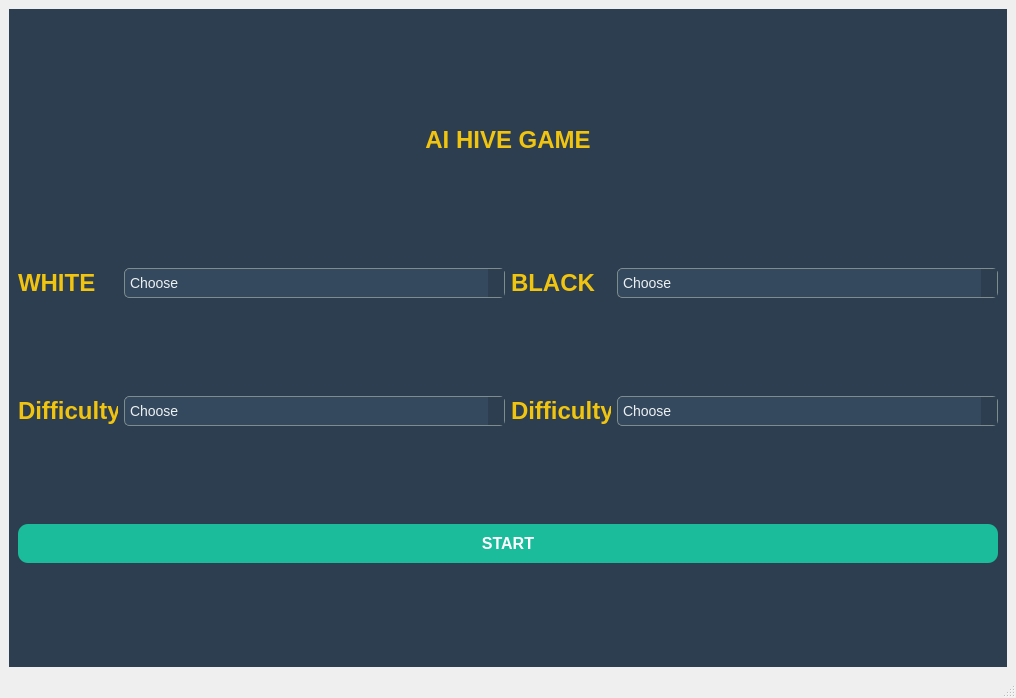
<?xml version="1.0" encoding="UTF-8"?>
<ui version="4.0">
 <class>MainWindow</class>
 <widget class="QMainWindow" name="MainWindow">
  <property name="geometry">
   <rect>
    <x>0</x>
    <y>0</y>
    <width>1016</width>
    <height>698</height>
   </rect>
  </property>
  <property name="minimumSize">
   <size>
    <width>0</width>
    <height>0</height>
   </size>
  </property>
  <property name="windowTitle">
   <string>AI Hive Game</string>
  </property>
  <property name="autoFillBackground">
   <bool>false</bool>
  </property>
  <property name="styleSheet">
   <string notr="true"/>
  </property>
  <widget class="QWidget" name="centralwidget">
   <layout class="QGridLayout" name="gridLayout">
    <item row="0" column="0">
     <widget class="QStackedWidget" name="stackedWidget">
      <property name="styleSheet">
       <string notr="true"/>
      </property>
      <property name="currentIndex">
       <number>0</number>
      </property>
      <widget class="QWidget" name="page">
       <property name="styleSheet">
        <string notr="true">/* General Background */
QWidget {
    background-color: #2c3e50; /* Dark slate blue background */
    font-family: Arial, sans-serif;
    font-size: 14px;
    color: #ecf0f1; /* Light text color */
}

/* Title Label */
QLabel {
    font-size: 24px;
    font-weight: bold;
    color: #f1c40f; /* Golden yellow for the title */
    text-align: center;
}

/* Drop-down Menus */
QComboBox {
    background-color: #34495e; /* Dark grayish blue background */
    border: 1px solid #7f8c8d; /* Soft gray border */
    border-radius: 5px;
    padding: 5px;
    font-size: 14px;
    color: #ecf0f1; /* Light text color */
}

QComboBox:hover {
    border: 1px solid #f1c40f; /* Golden yellow border on hover */
}

QComboBox::drop-down {
    background-color: #2c3e50; /* Same dark background */
    border: none;
}

/* Text Fields */
QLineEdit {
    background-color: #34495e; /* Dark grayish blue background */
    border: 1px solid #7f8c8d; /* Soft gray border */
    border-radius: 5px;
    padding: 5px;
    font-size: 14px;
    color: #ecf0f1; /* Light text color */
}

QLineEdit:focus {
    border: 1px solid #f1c40f; /* Golden yellow border on focus */
    outline: none;
}

/* Buttons */
QPushButton {
    background-color: #1abc9c; /* Teal button */
    border: none;
    border-radius: 10px;
    padding: 10px 20px;
    font-size: 16px;
    font-weight: bold;
    color: white;
    text-transform: uppercase;
}

QPushButton:hover {
    background-color: #16a085; /* Darker teal on hover */
}

QPushButton:pressed {
    background-color: #0e6655; /* Even darker teal on press */
}

/* Optional: Tooltips */
QToolTip {
    background-color: #34495e; /* Dark grayish blue background */
    color: #ecf0f1; /* Light text */
    border: 1px solid #7f8c8d; /* Soft gray border */
    border-radius: 5px;
    padding: 5px;
}
</string>
       </property>
       <layout class="QGridLayout" name="gridLayout_2">
        <item row="1" column="0">
         <widget class="QLabel" name="label_18">
          <property name="minimumSize">
           <size>
            <width>0</width>
            <height>0</height>
           </size>
          </property>
          <property name="maximumSize">
           <size>
            <width>100</width>
            <height>16777215</height>
           </size>
          </property>
          <property name="text">
           <string>WHITE</string>
          </property>
         </widget>
        </item>
        <item row="3" column="3">
         <widget class="QComboBox" name="d2">
          <item>
           <property name="text">
            <string>Choose</string>
           </property>
          </item>
          <item>
           <property name="text">
            <string>Easy</string>
           </property>
          </item>
          <item>
           <property name="text">
            <string>Hard</string>
           </property>
          </item>
         </widget>
        </item>
        <item row="0" column="0" colspan="4">
         <widget class="QLabel" name="label">
          <property name="maximumSize">
           <size>
            <width>16777215</width>
            <height>60</height>
           </size>
          </property>
          <property name="font">
           <font>
            <family>Arial</family>
            <pointsize>-1</pointsize>
            <bold>true</bold>
           </font>
          </property>
          <property name="text">
           <string>AI HIVE GAME</string>
          </property>
          <property name="alignment">
           <set>Qt::AlignCenter</set>
          </property>
         </widget>
        </item>
        <item row="3" column="0">
         <widget class="QLabel" name="label_21">
          <property name="minimumSize">
           <size>
            <width>0</width>
            <height>0</height>
           </size>
          </property>
          <property name="maximumSize">
           <size>
            <width>100</width>
            <height>16777215</height>
           </size>
          </property>
          <property name="text">
           <string>Difficulty</string>
          </property>
         </widget>
        </item>
        <item row="4" column="0" colspan="4">
         <widget class="QPushButton" name="start">
          <property name="text">
           <string>START</string>
          </property>
         </widget>
        </item>
        <item row="1" column="3">
         <widget class="QComboBox" name="p2">
          <item>
           <property name="text">
            <string>Choose</string>
           </property>
          </item>
          <item>
           <property name="text">
            <string>Human</string>
           </property>
          </item>
          <item>
           <property name="text">
            <string>Computer</string>
           </property>
          </item>
         </widget>
        </item>
        <item row="3" column="2">
         <widget class="QLabel" name="label_20">
          <property name="minimumSize">
           <size>
            <width>0</width>
            <height>0</height>
           </size>
          </property>
          <property name="maximumSize">
           <size>
            <width>100</width>
            <height>16777215</height>
           </size>
          </property>
          <property name="text">
           <string>Difficulty</string>
          </property>
         </widget>
        </item>
        <item row="1" column="2">
         <widget class="QLabel" name="label_19">
          <property name="minimumSize">
           <size>
            <width>0</width>
            <height>0</height>
           </size>
          </property>
          <property name="maximumSize">
           <size>
            <width>100</width>
            <height>16777215</height>
           </size>
          </property>
          <property name="text">
           <string>BLACK</string>
          </property>
         </widget>
        </item>
        <item row="3" column="1">
         <widget class="QComboBox" name="d1">
          <item>
           <property name="text">
            <string>Choose</string>
           </property>
          </item>
          <item>
           <property name="text">
            <string>Easy</string>
           </property>
          </item>
          <item>
           <property name="text">
            <string>Hard</string>
           </property>
          </item>
         </widget>
        </item>
        <item row="1" column="1">
         <widget class="QComboBox" name="p1">
          <item>
           <property name="text">
            <string>Choose</string>
           </property>
          </item>
          <item>
           <property name="text">
            <string>Human</string>
           </property>
          </item>
          <item>
           <property name="text">
            <string>Computer</string>
           </property>
          </item>
         </widget>
        </item>
       </layout>
      </widget>
      <widget class="QWidget" name="page_2">
       <property name="styleSheet">
        <string notr="true">/* General Background */
QWidget {
    background-color: #2c3e50; /* Dark slate blue background */
    font-family: Arial, sans-serif;
    font-size: 14px;
    color: #ecf0f1; /* Light text color */
}

/* Title Label */
QLabel {
    font-size: 24px;
    font-weight: bold;
    color: #f1c40f; /* Golden yellow for the title */
    text-align: center;
}
#turn{
    font-size: 24px;
    font-weight: bold;
    color: #000000; /* Golden yellow for the title */
    text-align: center;
}

/* Drop-down Menus */
QComboBox {
    background-color: #34495e; /* Dark grayish blue background */
    border: 1px solid #7f8c8d; /* Soft gray border */
    border-radius: 5px;
    padding: 5px;
    font-size: 14px;
    color: #ecf0f1; /* Light text color */
}

QComboBox:hover {
    border: 1px solid #f1c40f; /* Golden yellow border on hover */
}

QComboBox::drop-down {
    background-color: #2c3e50; /* Same dark background */
    border: none;
}

/* Text Fields */
QLineEdit {
    background-color: #34495e; /* Dark grayish blue background */
    border: 1px solid #7f8c8d; /* Soft gray border */
    border-radius: 5px;
    padding: 5px;
    font-size: 14px;
    color: #ecf0f1; /* Light text color */
}

QLineEdit:focus {
    border: 1px solid #f1c40f; /* Golden yellow border on focus */
    outline: none;
}

/* Buttons */
QPushButton {
    background-color: #1abc9c; /* Teal button */
    border: none;
    border-radius: 10px;
    padding: 10px 20px;
    font-size: 16px;
    font-weight: bold;
    color: white;
    text-transform: uppercase;
}

QPushButton:hover {
    background-color: #16a085; /* Darker teal on hover */
}

QPushButton:pressed {
    background-color: #0e6655; /* Even darker teal on press */
}

/* Optional: Tooltips */
QToolTip {
    background-color: #34495e; /* Dark grayish blue background */
    color: #ecf0f1; /* Light text */
    border: 1px solid #7f8c8d; /* Soft gray border */
    border-radius: 5px;
    padding: 5px;
}
</string>
       </property>
       <layout class="QGridLayout" name="gridLayout_3">
        <item row="0" column="0" colspan="7">
         <widget class="pygame_widget" name="widget" native="true">
          <property name="styleSheet">
           <string notr="true">/* General Background */
QWidget {
    background-color: #2c3e50; /* Dark slate blue background */
    font-family: Arial, sans-serif;
    font-size: 14px;
    color: #ecf0f1; /* Light text color */
}</string>
          </property>
         </widget>
        </item>
        <item row="1" column="0">
         <widget class="QLabel" name="whitescore_2">
          <property name="text">
           <string>Turn:</string>
          </property>
         </widget>
        </item>
        <item row="1" column="1">
         <widget class="QLabel" name="turn">
          <property name="text">
           <string>White</string>
          </property>
          <property name="alignment">
           <set>Qt::AlignCenter</set>
          </property>
         </widget>
        </item>
        <item row="1" column="2">
         <widget class="QLabel" name="whitescore">
          <property name="text">
           <string>White:</string>
          </property>
         </widget>
        </item>
        <item row="1" column="3">
         <widget class="QLabel" name="w2">
          <property name="text">
           <string>0</string>
          </property>
          <property name="alignment">
           <set>Qt::AlignCenter</set>
          </property>
         </widget>
        </item>
        <item row="1" column="4">
         <widget class="QLabel" name="Blackscore">
          <property name="text">
           <string>Black:</string>
          </property>
         </widget>
        </item>
        <item row="1" column="5">
         <widget class="QLabel" name="b2">
          <property name="text">
           <string>0</string>
          </property>
          <property name="alignment">
           <set>Qt::AlignCenter</set>
          </property>
         </widget>
        </item>
        <item row="1" column="6">
         <widget class="QPushButton" name="endbutton">
          <property name="text">
           <string>END</string>
          </property>
         </widget>
        </item>
       </layout>
      </widget>
      <widget class="QWidget" name="page_3">
       <property name="styleSheet">
        <string notr="true">/* General Background */
#page_3 {
    background-color: #2c3e50; /* Dark slate blue background */
    font-family: Arial, sans-serif;
    font-size: 14px;
    color: #ecf0f1; /* Light text color */
}

/* Title Label: &quot;THE END&quot; */
#end {
    font-size: 36px;
    font-weight: bold;
    color: #e74c3c; /* Bright red for emphasis */
    text-align: center;
}

/* Labels for Score and Winner */
#score {
    font-size: 28px; /* Larger text size */
    font-weight: bold; /* Bolder appearance */
    color: #ecf0f1; /* Light text color */
    text-align: center;
}
#score_2 {
    font-size: 28px; /* Larger text size */
    font-weight: bold; /* Bolder appearance */
    color: #ecf0f1; /* Light text color */
    text-align: center;
}
#winner {
    font-size: 32px; /* Larger text size */
    font-weight: bold; /* Bolder appearance */
    color: #2ecc71; /* Greenish color */
    text-align: center;
}

/* Score Numbers */
#w1 {
    font-size: 50px;
    font-weight: bold;
    color:#2ecc71; /* green for the score */
    text-align: center;
}
#b1 {
    font-size: 50px;
    font-weight: bold;
    color: #e74c3c; /* red for the score */
    text-align: center;
}
/* Buttons */
#restart, #startagain {
    background-color: #1abc9c; /* Teal button background */
    border: none;
    border-radius: 10px;
    padding: 10px 20px;
    font-size: 16px;
    font-weight: bold;
    color: white;
    text-transform: uppercase;
}

#restart:hover, #startagain:hover {
    background-color: #16a085; /* Darker teal on hover */
}

#restart:pressed, #startagain:pressed {
    background-color: #0e6655; /* Even darker teal on press */
}

/* Status Bar */
QStatusBar {
    background-color: #34495e; /* Slightly darker than main background */
    color: #ecf0f1; /* Light text */
    border: 1px solid #7f8c8d; /* Soft gray border */
    padding: 2px;
}
</string>
       </property>
       <layout class="QGridLayout" name="gridLayout_4">
        <item row="0" column="0" colspan="2">
         <widget class="QLabel" name="end">
          <property name="text">
           <string>THE END</string>
          </property>
          <property name="alignment">
           <set>Qt::AlignCenter</set>
          </property>
         </widget>
        </item>
        <item row="5" column="0">
         <widget class="QLabel" name="score_2">
          <property name="text">
           <string>Black Score:</string>
          </property>
          <property name="alignment">
           <set>Qt::AlignCenter</set>
          </property>
         </widget>
        </item>
        <item row="5" column="1">
         <widget class="QLabel" name="b1">
          <property name="text">
           <string>0</string>
          </property>
          <property name="alignment">
           <set>Qt::AlignCenter</set>
          </property>
         </widget>
        </item>
        <item row="8" column="0" rowspan="2" colspan="2">
         <widget class="QLabel" name="winner">
          <property name="text">
           <string>Player 1 WON</string>
          </property>
          <property name="alignment">
           <set>Qt::AlignCenter</set>
          </property>
         </widget>
        </item>
        <item row="12" column="1">
         <widget class="QPushButton" name="startagain">
          <property name="text">
           <string>Start Again</string>
          </property>
         </widget>
        </item>
        <item row="12" column="0">
         <widget class="QPushButton" name="restart">
          <property name="text">
           <string>Restart</string>
          </property>
         </widget>
        </item>
        <item row="4" column="0">
         <widget class="QLabel" name="score">
          <property name="text">
           <string>White  Score:</string>
          </property>
          <property name="alignment">
           <set>Qt::AlignCenter</set>
          </property>
         </widget>
        </item>
        <item row="4" column="1">
         <widget class="QLabel" name="w1">
          <property name="text">
           <string>0</string>
          </property>
          <property name="alignment">
           <set>Qt::AlignCenter</set>
          </property>
         </widget>
        </item>
       </layout>
      </widget>
     </widget>
    </item>
   </layout>
  </widget>
  <widget class="QStatusBar" name="statusbar"/>
 </widget>
 <customwidgets>
  <customwidget>
   <class>pygame_widget</class>
   <extends>QWidget</extends>
   <header>pygame_widget</header>
   <container>1</container>
  </customwidget>
 </customwidgets>
 <resources/>
 <connections/>
</ui>
